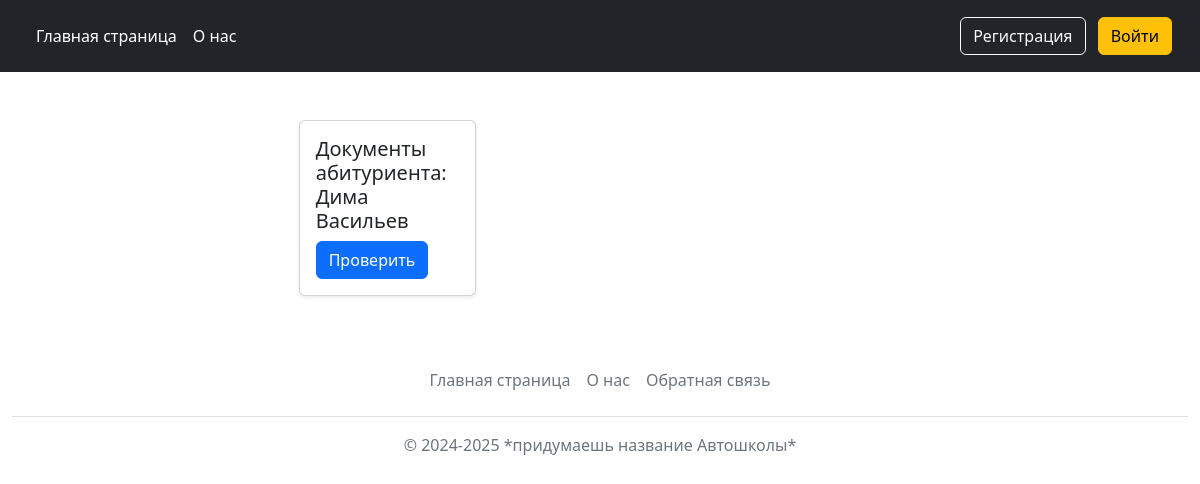
The app's page /documents/viewing/, older data.
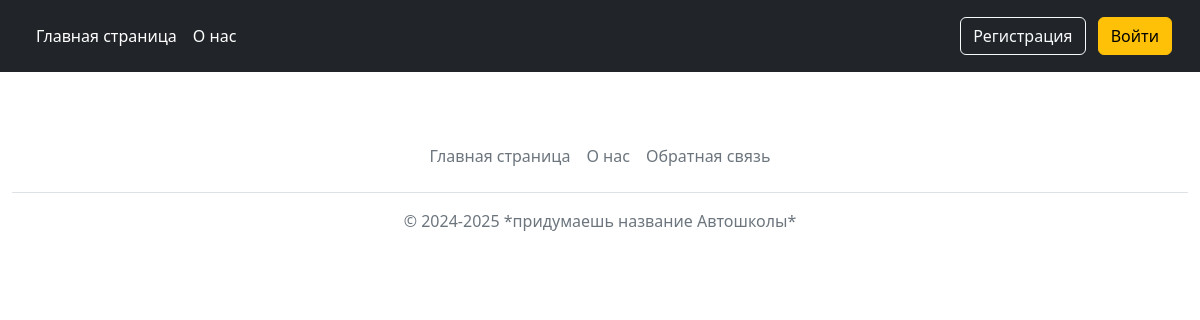
The same page, newer data.
### document_flow/models.py (models this page shows)
class DocumentsAdmission(models.Model):
    passport_series = models.CharField(max_length=100, verbose_name='Серия и номер паспорта')
    issued_by = models.CharField(max_length=255, verbose_name='Кем выдан документ')
    when_issued = models.DateField(verbose_name='Когда выдан')
    medical_certificate = models.ImageField(upload_to='documents/medical_cerf/', verbose_name='Мед. справка')
    check_for_service = models.ImageField(upload_to='documents/checks/', verbose_name='Чек об оплате')
    user = models.ForeignKey(StudentProfile, on_delete=models.SET_NULL, null=True)
    verified = models.BooleanField(default=False, verbose_name='Документы приняты')
    def __str__(self):
        return f'Документы абитуриента: {self.user.user.first_name} {self.user.user.last_name}'

### users/models.py (models this page shows, shortened)
class StudentProfile(models.Model):
    user = models.OneToOneField(User, on_delete=models.CASCADE, related_name='student_profile')
    address = models.TextField(blank=True, null=True, verbose_name='Адрес')
    date_of_birth = models.DateField(blank=True, null=True, verbose_name='Дата рождения')
    accepted = models.BooleanField(default=False, verbose_name='Студент принят на обучение?')
    submit_doc = models.BooleanField(default=False, verbose_name='Подал ли студент документы?')
    group = models.ForeignKey(StudentGroup, on_delete=models.CASCADE, related_name='students', null=True)

class User(AbstractUser):
    USER_TYPE_CHOICES = (
        ('student', 'Student'),
        ('teacher', 'Teacher'),
        ('manager', 'Manager'),
    )
    user_type = models.CharField(max_length=10, choices=USER_TYPE_CHOICES, verbose_name='Тип пользователя')
    phone = models.CharField(max_length=15, blank=True, verbose_name='Номер телефона')

### document_flow/views.py (the view)
# urls.py: path('viewing/', viewing_documents, name='viewing_documents'),
def viewing_documents(request):
    documents = DocumentsAdmission.objects.filter(verified=False)
    context = {
        'documents': documents,
        'title': 'Просмотр документов'
    }
    return render(request, 'viewing_documents.html', context=context)

### general_info/context_processors.py (called while the page is built)
def doc_count_processor(request):
    try:
        if request.user.manager_profile:
            document_count = len(DocumentsAdmission.objects.filter(verified=False))
            return {'document_count': document_count}
    except Exception:
        return {}

### document_flow/templates/viewing_documents.html (shortened to what this page needs)
{% extends 'base.html' %}
{% block content %}
{% for document in documents %}
<div class="container mt-4">
    <div class="row">
        {% for document in documents %}
        <div class="col-md-4 mb-4">
            <div class="card shadow-sm document-card" style="transition: transform 0.3s ease;">
                <div class="card-body">
                    <h5 class="card-title">{{ document }}</h5>
                    <a href="{% url 'accept_documents' document_id=document.pk %}" class="btn btn-primary">Проверить</a>
                </div>
            </div>
        </div>
        {% endfor %}
    </div>
</div>
{% endfor %}
{% endblock %}

Row changes from the older to the newer data that the page shows:
removed DocumentsAdmission: user.last_name "Документы абитуриента: Дима Васильев"
